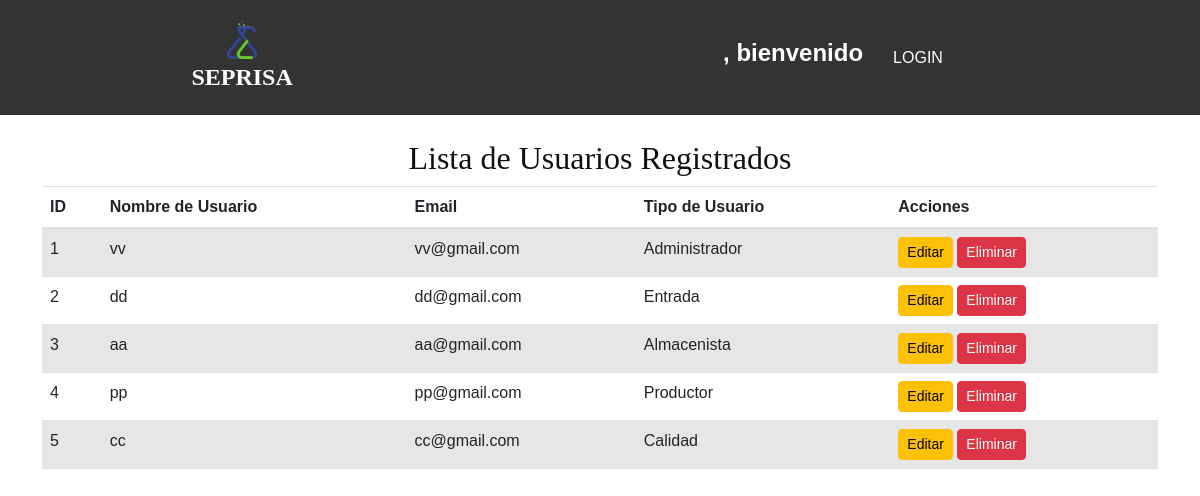
The app's page /usuarios/, older data.
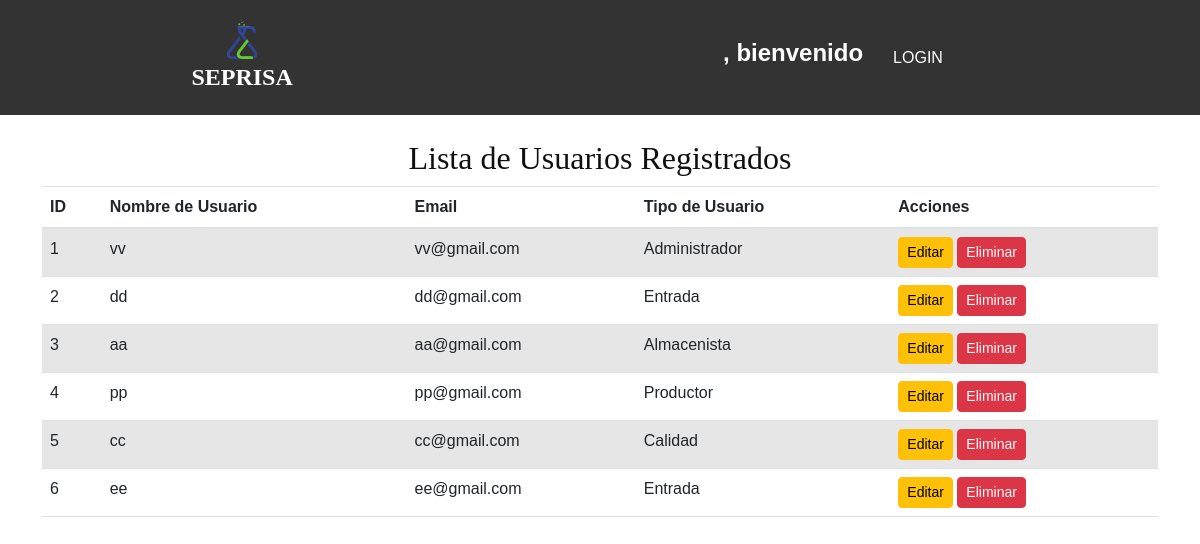
The same page, newer data.
### contacts/models.py (models this page shows, shortened)
class RegistroUsuario(AbstractUser):
    USER_TYPES = [
        ('admin', 'Administrador'),
        ('alm', 'Almacenista'),
        ('prod', 'Productor'),
        ('cal', 'Calidad'),
        ('entrada', 'Entrada')
    ]
    user_type = models.CharField(max_length=20, choices=USER_TYPES)
    groups = models.ManyToManyField(
        'auth.Group',
        related_name='customuser_set',  # Cambia el nombre de la relación inversa
        blank=True
    )
    user_permissions = models.ManyToManyField(
        'auth.Permission',
        related_name='customuser_permissions',  # Cambia el nombre de la relación inversa
        blank=True
    )

### contacts/views.py (the view)
# urls.py: path('usuarios/', UserListView.as_view(), name='user_list'),
class UserListView(ListView):
    model = RegistroUsuario
    template_name = 'contacts/registro_usuarios_list.html'  # Crea este template
    context_object_name = 'usuarios'

### contacts/templates/contacts/registro_usuarios_list.html (shortened to what this page needs)
{% extends 'contacts/menu_base.html' %}
{% block content %}
<div class="container mt-4">
    <h2 class="text-center">Lista de Usuarios Registrados</h2>
    <table class="table table-striped">
        <thead>
            <tr>
                <th>ID</th>
                <th>Nombre de Usuario</th>
                <th>Email</th>
                <th>Tipo de Usuario</th>
                <th>Acciones</th>
            </tr>
        </thead>
        <tbody>
            {% for usuario in usuarios %}
            <tr>
                <td>{{ usuario.id }}</td>
                <td>{{ usuario.username }}</td>
                <td>{{ usuario.email }}</td>
                <td>{{ usuario.get_user_type_display }}</td>
                <td>
                    <a href="{% url 'user_edit' usuario.id %}" class="btn btn-warning btn-sm">Editar</a>
                    <form action="{% url 'user_delete' usuario.id %}" method="post" style="display:inline;">
                        <button type="submit" class="btn btn-danger btn-sm" onclick="return confirm('¿Estás seguro de eliminar este usuario?');">Eliminar</button>
                    </form>
                </td>
            </tr>
            {% endfor %}
        </tbody>
    </table>
</div>
{% endblock %}

Row changes from the older to the newer data that the page shows:
added RegistroUsuario: id "6", username "ee", email "ee@gmail.com", user_type "Entrada"
